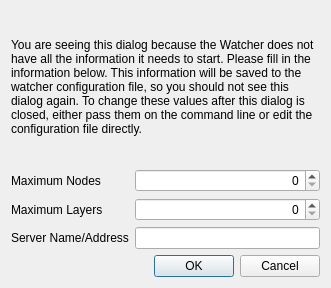
<?xml version="1.0" encoding="UTF-8"?>
<ui version="4.0">
 <class>watcherConfigurationDialog</class>
 <widget class="QDialog" name="watcherConfigurationDialog">
  <property name="geometry">
   <rect>
    <x>0</x>
    <y>0</y>
    <width>331</width>
    <height>288</height>
   </rect>
  </property>
  <property name="windowTitle">
   <string>Configuration Information</string>
  </property>
  <layout class="QGridLayout" name="gridLayout">
   <item row="0" column="0" colspan="2">
    <widget class="QLabel" name="label_4">
     <property name="text">
      <string>You are seeing this dialog because the Watcher does not have all the information it needs to start. Please fill in the information below. This information will be saved to the watcher configuration file, so you should not see this dialog again. To change these values after this dialog is closed, either pass them on the command line or edit the configuration file directly. </string>
     </property>
     <property name="wordWrap">
      <bool>true</bool>
     </property>
    </widget>
   </item>
   <item row="1" column="0">
    <widget class="QLabel" name="label">
     <property name="text">
      <string>Maximum Nodes</string>
     </property>
    </widget>
   </item>
   <item row="1" column="1">
    <widget class="QSpinBox" name="maxNodesBox">
     <property name="layoutDirection">
      <enum>Qt::LeftToRight</enum>
     </property>
     <property name="alignment">
      <set>Qt::AlignRight|Qt::AlignTrailing|Qt::AlignVCenter</set>
     </property>
     <property name="maximum">
      <number>65536</number>
     </property>
     <property name="intMaxNodes" stdset="0">
      <number>0</number>
     </property>
    </widget>
   </item>
   <item row="2" column="0">
    <widget class="QLabel" name="label_2">
     <property name="text">
      <string>Maximum Layers</string>
     </property>
    </widget>
   </item>
   <item row="2" column="1">
    <widget class="QSpinBox" name="maxLayersBox">
     <property name="alignment">
      <set>Qt::AlignRight|Qt::AlignTrailing|Qt::AlignVCenter</set>
     </property>
     <property name="maximum">
      <number>65536</number>
     </property>
    </widget>
   </item>
   <item row="3" column="0">
    <widget class="QLabel" name="label_3">
     <property name="text">
      <string>Server Name/Address</string>
     </property>
    </widget>
   </item>
   <item row="3" column="1">
    <widget class="QLineEdit" name="serverNameEditBox">
     <property name="alignment">
      <set>Qt::AlignRight|Qt::AlignTrailing|Qt::AlignVCenter</set>
     </property>
    </widget>
   </item>
   <item row="4" column="0" colspan="2">
    <widget class="QDialogButtonBox" name="ConfigurationInput">
     <property name="orientation">
      <enum>Qt::Horizontal</enum>
     </property>
     <property name="standardButtons">
      <set>QDialogButtonBox::Cancel|QDialogButtonBox::Ok</set>
     </property>
    </widget>
   </item>
  </layout>
 </widget>
 <tabstops>
  <tabstop>maxNodesBox</tabstop>
  <tabstop>maxLayersBox</tabstop>
  <tabstop>serverNameEditBox</tabstop>
  <tabstop>ConfigurationInput</tabstop>
 </tabstops>
 <resources/>
 <connections>
  <connection>
   <sender>ConfigurationInput</sender>
   <signal>accepted()</signal>
   <receiver>watcherConfigurationDialog</receiver>
   <slot>accept()</slot>
   <hints>
    <hint type="sourcelabel">
     <x>248</x>
     <y>254</y>
    </hint>
    <hint type="destinationlabel">
     <x>157</x>
     <y>274</y>
    </hint>
   </hints>
  </connection>
  <connection>
   <sender>ConfigurationInput</sender>
   <signal>rejected()</signal>
   <receiver>watcherConfigurationDialog</receiver>
   <slot>reject()</slot>
   <hints>
    <hint type="sourcelabel">
     <x>316</x>
     <y>260</y>
    </hint>
    <hint type="destinationlabel">
     <x>286</x>
     <y>274</y>
    </hint>
   </hints>
  </connection>
 </connections>
</ui>
